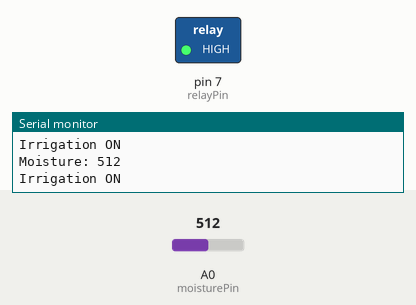
This sketch was run on a simulated Arduino Uno, built with avr-gcc and run on an emulated ATmega328P. On the bench: switched loads named in the sketch (green lamp = pin HIGH), the last lines printed to the serial monitor. The inputs (shaded band) are chosen by the test bench; at power-on: A0 (moisturePin) = 512.

Above: at 1.8 s.
1.9 s: A0 (moisturePin) set to 490
At 2.8 s:
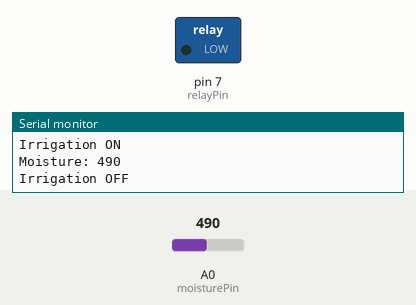
3.5 s: A0 (moisturePin) set to 510
At 4.4 s:
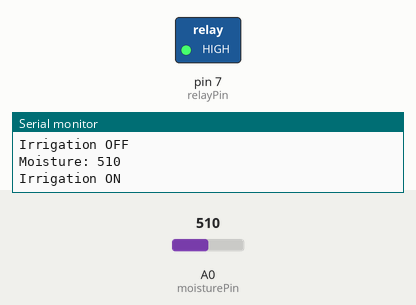
5.5 s: A0 (moisturePin) set to 306
At 7.1 s:
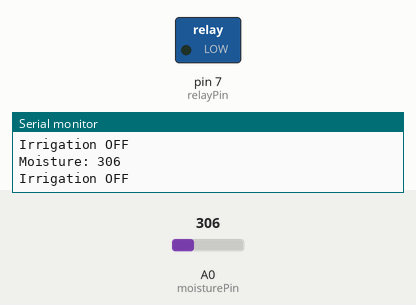
Timing chart, 0 to 8.6 s (numbered marks = the images above; inputs shaded):
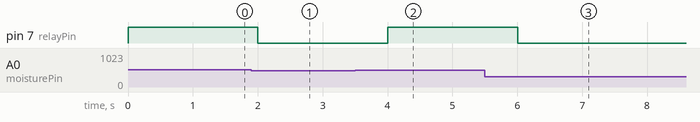

The sketch:

projeto_irrigacao_com_arduino.ino
```cpp
const int relayPin = 7; // Pino do Arduino conectado ao pino de controle do módulo de relé
const int moisturePin = A0; // Pino analógico do Arduino conectado ao pino de sinal do sensor de umidade do solo
const int moistureThreshold = 500; // Limiar de umidade do solo para acionar a irrigação (ajuste conforme necessário)

void setup() {
  pinMode(relayPin, OUTPUT); // Configura o pino do relé como saída
  digitalWrite(relayPin, LOW); // Desliga a bomba de água inicialmente
  Serial.begin(9600); // Inicializa a comunicação serial para depuração
}

void loop() {
  int moistureValue = analogRead(moisturePin); // Lê o valor analógico do sensor de umidade do solo
  Serial.print("Moisture: ");
  Serial.println(moistureValue);

  if (moistureValue > moistureThreshold) {
    digitalWrite(relayPin, HIGH); // Liga a bomba de água
    Serial.println("Irrigation ON");
  } else {
    digitalWrite(relayPin, LOW); // Desliga a bomba de água
    Serial.println("Irrigation OFF");
  }

  delay(1000); // Aguarda um segundo antes de realizar a próxima leitura
}
```

Measured:
- the behaviour switches between 501 and 500 on A0 (moisturePin) (found by bisection; images 0 and 1)
- after the input at 1.9 s, pin 7 (relayPin): HIGH → LOW after 0.10 s
- after the input at 3.5 s, pin 7 (relayPin): LOW → HIGH after 0.50 s
- after the input at 5.5 s, pin 7 (relayPin): HIGH → LOW after 0.50 s
